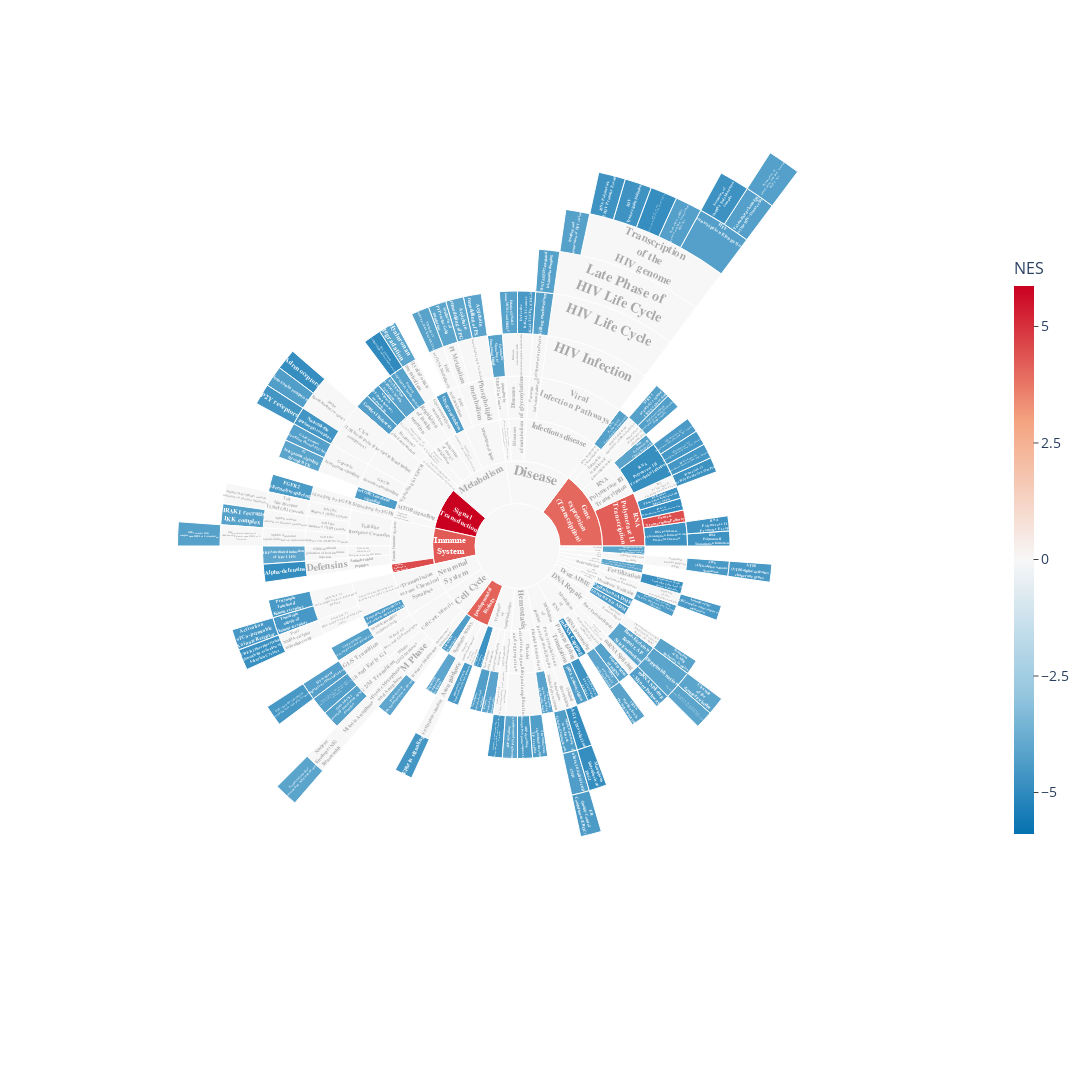

Write notebook code for a chart like this one.
### Code cell
fig2 = plot_sunburst(pathway_hieararchy_gsea_001_full, width=1100, height=1100)
fig2.show()

### Figure 1 — Plotly figure (JSON) as saved in the notebook; plotly's stock layout.template omitted (floating-point values rounded to 4 significant figures; data arrays with more than 128 entries replaced by an {"elided": "..."} marker saying what was removed)
{"data": [{"branchvalues": "total", "customdata": {"elided": "232x1 str values"}, "domain": {"x": [0, 1], "y": [0, 1]}, "hovertemplate": "<b>%{customdata[0]}</b><br>NES: %{color:.2f}<extra></extra>", "ids": {"elided": "232 str values"}, "insidetextorientation": "auto", "labels": {"elided": "232 str values"}, "marker": {"coloraxis": "coloraxis", "colors": {"elided": "232 float values"}}, "name": "", "parents": {"elided": "232 str values"}, "textfont": {"color": {"elided": "232 str values"}, "family": "Arial", "size": 14}, "textinfo": "label", "texttemplate": "<b>%{label}</b>", "type": "sunburst"}], "layout": {"coloraxis": {"cmid": 0, "colorbar": {"len": 0.6, "thickness": 20, "tickfont": {"size": 14}, "ticks": "outside", "tickvals": [-5, -2.5, 0, 2.5, 5], "title": {"font": {"size": 16}, "text": "NES"}}, "colorscale": [[0, "#0571b0"], [0.25, "#92c5de"], [0.5, "#f7f7f7"], [0.75, "#f4a582"], [1, "#ca0020"]]}, "font": {"size": 14}, "height": 1100, "legend": {"tracegroupgap": 0}, "margin": {"b": 50, "l": 50, "r": 50, "t": 50}, "width": 1100}}
